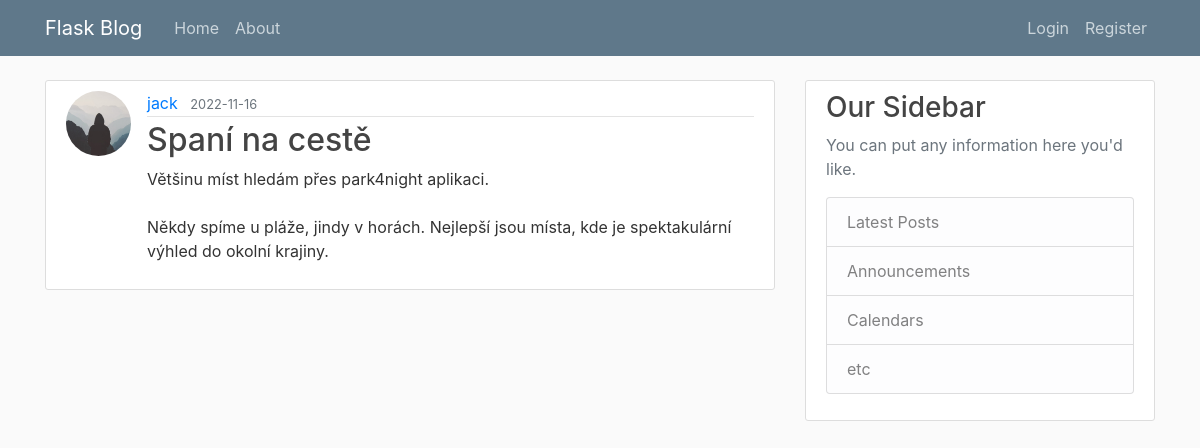
The page /post/5 on the database its author committed.
### travelblog/models.py (models this page shows, shortened)
class User(db.Model, UserMixin):
    id = db.Column(db.Integer, primary_key=True)
    username = db.Column(db.String(20), unique=True, nullable = False)
    email = db.Column(db.String(120), unique=True, nullable = False)
    image_file = db.Column(db.String(20), nullable = False, default ='default.jpg')
    password = db.Column(db.String(60), nullable = False)
    posts = db.relationship('Post', backref='author', lazy=True)

class Post(db.Model):
    id = db.Column(db.Integer, primary_key=True)
    title = db.Column(db.String(100), nullable = False)
    date_posted = db.Column(db.DateTime, nullable = False, default = datetime.utcnow)
    content = db.Column(db.Text, nullable = False)
    user_id = db.Column(db.Integer, db.ForeignKey('user.id'), nullable = False)

### travelblog/routes.py (the view)
@app.route('/post/<int:post_id>')
def post(post_id):
    post = Post.query.get_or_404(post_id)
    return render_template('post.html', title=post.title, post=post)

### travelblog/templates/post.html (shortened to what this page needs)
{% extends "layout.html" %}
{% block content %}
  <article class="media content-section">
    <img class="rounded-circle article-img" src="{{ url_for('static', filename='profile_pics/' + post.author.image_file) }}">
    <div class="media-body">
      <div class="article-metadata">
        <a class="mr-2" href="{{ url_for('user_posts', username=post.author.username) }}">{{ post.author.username }}</a>
        <small class="text-muted">{{ post.date_posted.strftime('%Y-%m-%d') }}</small>
      </div>
      <h2 class="article-title">{{ post.title }}</h2>
      <p class="article-content">{{ post.content }}</p>
    </div>
  </article>
{% endblock content %}

### travelblog/static/main.css (style rules this page uses)
body { background: #fafafa; color: #333333; margin-top: 5rem; }
h1, h2, h3, h4, h5, h6 { color: #444444; }
.content-section { background: #ffffff; padding: 10px 20px; border: 1px solid #dddddd; border-radius: 3px; margin-bottom: 20px; }
.article-title { color: #444444; }
.article-content { white-space: pre-line; }
.article-img { height: 65px; width: 65px; margin-right: 16px; }
.article-metadata { padding-bottom: 1px; margin-bottom: 4px; border-bottom: 1px solid #e3e3e3 }

### rows shown on the page
User: image_file (placeholder picture), author.username "jack"
Post: date_posted "2022-11-16", title "Spaní na cestě", content "Většinu míst hledám přes park4night aplikaci. Někdy spíme u pláže, jindy v horách. Nejlepší jsou místa, kde je spektakulární výhled do okolní krajiny."
